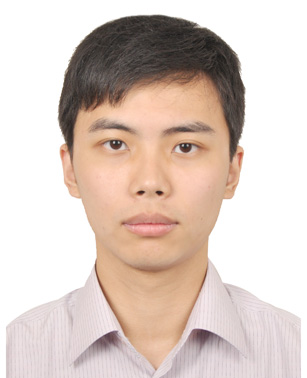
//> input picture app/images/photo.jpg, 307 x 378 px
$ ./Facedetect2.0 app/images/photo.jpg   (built with g++ and OpenCV 4)
//> lines starting //> are read from the running program, lines starting //| are printed output that depends on the picture; after the words box and inside, x2 and y2 are one past the last pixel; in counts of white or black regions, pixels touching at a corner belong together
/*
 * facedetect.cpp
 * Created on: 6 Sept. 2014
 * Author: ZHU Anji
 */
#include "opencv2/objdetect/objdetect.hpp"
#include "opencv2/highgui/highgui.hpp"
#include "opencv2/imgproc/imgproc.hpp"
#include "opencv2/video/tracking.hpp"

#include <cctype>
#include <iostream>
#include <iterator>
#include <stdio.h>
#include <ctype.h>

using namespace std;
using namespace cv;

static void help()
{
    cout << "\nThis program demonstrates the cascade recognizer. Now you can use Haar or LBP features.\n"
            "This classifier can recognize many kinds of rigid objects, once the appropriate classifier is trained.\n"
            "It's most known use is for faces.\n"
            "Usage:\n"
            "./facedetect [--cascade=<cascade_path> this is the primary trained classifier such as frontal face]\n"
               "   [--nested-cascade[=nested_cascade_path this an optional secondary classifier such as eyes]]\n"
               "   [--scale=<image scale greater or equal to 1, try 1.3 for example>]\n"
               "   [--try-flip]\n"
               "   [filename|camera_index]\n\n"
            "see facedetect.cmd for one call:\n"
            "./facedetect --cascade=\"../../data/haarcascades/haarcascade_frontalface_alt.xml\" --nested-cascade=\"../../data/haarcascades/haarcascade_eye.xml\" --scale=1.3\n\n"
            "During execution:\n\tHit any key to quit.\n"
            "\tUsing OpenCV version " << CV_VERSION << "\n" << endl;
}

void detectAndDraw( Mat& img, CascadeClassifier& cascade,
                    CascadeClassifier& nestedCascade,
                    double scale, bool tryflip, vector<Rect>& faces);
void monCamShiftAmoi( Rect& selection, Mat& image);

string cascadeName = "/home/user/user.old/Bureau/Infographie/OpenCV/opencv-2.4.9/data/haarcascades/haarcascade_frontalface_alt.xml";
string nestedCascadeName = "/home/user/user.old/Bureau/Infographie/OpenCV/opencv-2.4.9/data/haarcascades/haarcascade_eye_tree_eyeglasses.xml";

int main( int argc, const char** argv )
{
    CvCapture* capture = 0;
    Mat frame, frameCopy, image;
    const string scaleOpt = "--scale=";
    size_t scaleOptLen = scaleOpt.length();
    const string cascadeOpt = "--cascade=";
    size_t cascadeOptLen = cascadeOpt.length();
    const string nestedCascadeOpt = "--nested-cascade";
    size_t nestedCascadeOptLen = nestedCascadeOpt.length();
    const string tryFlipOpt = "--try-flip";
    size_t tryFlipOptLen = tryFlipOpt.length();
    string inputName;
    bool tryflip = false;
    vector<Rect> faces;

    help();

    CascadeClassifier cascade, nestedCascade;
    double scale = 1;

    for( int i = 1; i < argc; i++ )
    {
        cout << "Processing " << i << " " <<  argv[i] << endl;
        if( cascadeOpt.compare( 0, cascadeOptLen, argv[i], cascadeOptLen ) == 0 )
        {
            cascadeName.assign( argv[i] + cascadeOptLen );
            cout << "  from which we have cascadeName= " << cascadeName << endl;
        }
        else if( nestedCascadeOpt.compare( 0, nestedCascadeOptLen, argv[i], nestedCascadeOptLen ) == 0 )
        {
            if( argv[i][nestedCascadeOpt.length()] == '=' )
                nestedCascadeName.assign( argv[i] + nestedCascadeOpt.length() + 1 );
            if( !nestedCascade.load( nestedCascadeName ) )
                cerr << "WARNING: Could not load classifier cascade for nested objects" << endl;
        }
        else if( scaleOpt.compare( 0, scaleOptLen, argv[i], scaleOptLen ) == 0 )
        {
            if( !sscanf( argv[i] + scaleOpt.length(), "%lf", &scale ) || scale < 1 )
                scale = 1;
            cout << " from which we read scale = " << scale << endl;
        }
        else if( tryFlipOpt.compare( 0, tryFlipOptLen, argv[i], tryFlipOptLen ) == 0 )
        {
            tryflip = true;
            cout << " will try to flip image horizontally to detect assymetric objects\n";
        }
        else if( argv[i][0] == '-' )
        {
            cerr << "WARNING: Unknown option %s" << argv[i] << endl;
        }
        else
            inputName.assign( argv[i] );
    }

    if( !cascade.load( cascadeName ) )
    {
        cerr << "ERROR: Could not load classifier cascade" << endl;
        help();
        return -1;
    }

    if( inputName.empty() || (isdigit(inputName.c_str()[0]) && inputName.c_str()[1] == '\0') )
    {
        capture = cvCaptureFromCAM( inputName.empty() ? 0 : inputName.c_str()[0] - '0' );
        int c = inputName.empty() ? 0 : inputName.c_str()[0] - '0' ;
        if(!capture) cout << "Capture from CAM " <<  c << " didn't work" << endl;
    }
    else if( inputName.size() )
    {
        image = imread( inputName, 1 );
//> image is the input picture: 378 rows x 307 cols, CV_8UC3; mean B, G, R 194.6, 202.9, 218.8
        if( image.empty() )
        {
            capture = cvCaptureFromAVI( inputName.c_str() );
            if(!capture) cout << "Capture from AVI didn't work" << endl;
        }
    }
    else
    {
        image = imread( "lena.jpg", 1 );
        if(image.empty()) cout << "Couldn't read lena.jpg" << endl;
    }

    cvNamedWindow( "result", 1 );

    if( capture )
    {
        cout << "In capture ..." << endl;
        for(;;)
        {
            IplImage* iplImg = cvQueryFrame( capture );
            frame = iplImg;
            if( frame.empty() )
                break;
            if( iplImg->origin == IPL_ORIGIN_TL )
                frame.copyTo( frameCopy );
            else
                flip( frame, frameCopy, 0 );

            if( faces.empty() )
            {
            	cout << "faces empty" <<endl;
            	detectAndDraw( frameCopy, cascade, nestedCascade, scale, tryflip, faces);
            }
            else
            {
            	monCamShiftAmoi( faces[0], frameCopy);

            }
            imshow("result", frameCopy);

            if( waitKey( 10 ) >= 0 )
                goto _cleanup_;
        }

        waitKey(0);

_cleanup_:
        cvReleaseCapture( &capture );
    }
    else
    {
        cout << "In image read" << endl;
        if( !image.empty() )
        {
            detectAndDraw( image, cascade, nestedCascade, scale, tryflip, faces);
            waitKey(0);
        }
        else if( !inputName.empty() )
        {
            /* assume it is a text file containing the
            list of the image filenames to be processed - one per line */
            FILE* f = fopen( inputName.c_str(), "rt" );
            if( f )
            {
                char buf[1000+1];
                while( fgets( buf, 1000, f ) )
                {
                    int len = (int)strlen(buf), c;
                    while( len > 0 && isspace(buf[len-1]) )
                        len--;
                    buf[len] = '\0';
                    cout << "file " << buf << endl;
                    image = imread( buf, 1 );
                    if( !image.empty() )
                    {
                        detectAndDraw( image, cascade, nestedCascade, scale, tryflip, faces);
                        c = waitKey(0);
                        if( c == 27 || c == 'q' || c == 'Q' )
                            break;
                    }
                    else
                    {
                        cerr << "Aw snap, couldn't read image " << buf << endl;
                    }
                }
                fclose(f);
            }
        }
    }

    //cvDestroyWindow("result");

    return 0;
}

void detectAndDraw( Mat& img, CascadeClassifier& cascade,
                    CascadeClassifier& nestedCascade,
                    double scale, bool tryflip, vector<Rect>& faces)
{
//> called with scale = 1, tryflip = false
    int i = 0;
    double t = 0;
    vector<Rect> faces2;
    const static Scalar colors[] =  { CV_RGB(0,0,255),
        CV_RGB(0,128,255),
        CV_RGB(0,255,255),
        CV_RGB(0,255,0),
        CV_RGB(255,128,0),
        CV_RGB(255,255,0),
        CV_RGB(255,0,0),
        CV_RGB(255,0,255)} ;
    Mat gray, smallImg( cvRound (img.rows/scale), cvRound(img.cols/scale), CV_8UC1 );

    cvtColor( img, gray, CV_BGR2GRAY );
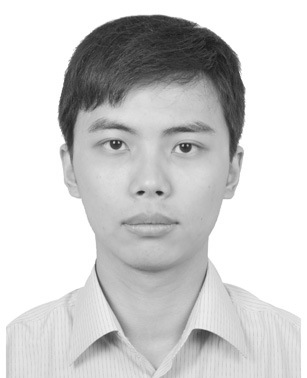
//> gray: 378 rows x 307 cols, CV_8UC1; min 24, max 255, mean 206.7
    resize( gray, smallImg, smallImg.size(), 0, 0, INTER_LINEAR );
    equalizeHist( smallImg, smallImg );
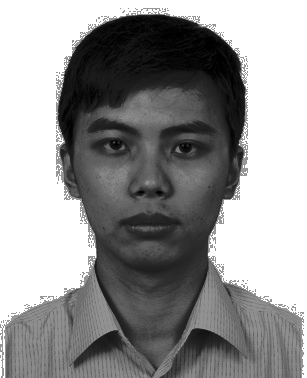
//> smallImg: 378 rows x 307 cols, CV_8UC1; min 0, max 255, mean 149

    t = (double)cvGetTickCount();
    cascade.detectMultiScale( smallImg, faces,
        1.1, 2, 0
        // |CV_HAAR_FIND_BIGGEST_OBJECT
        // |CV_HAAR_DO_ROUGH_SEARCH
        |CV_HAAR_SCALE_IMAGE
        ,
        Size(30, 30) );
//> faces = 1 Rect (x, y, width, height): [62, 76, 179, 179]
    if( tryflip )
    {
        flip(smallImg, smallImg, 1);
        cascade.detectMultiScale( smallImg, faces2,
                                 1.1, 2, 0
                                 // |CV_HAAR_FIND_BIGGEST_OBJECT
                                 // |CV_HAAR_DO_ROUGH_SEARCH
                                 |CV_HAAR_SCALE_IMAGE
                                 ,
                                 Size(30, 30) );
        for( vector<Rect>::const_iterator r = faces2.begin(); r != faces2.end(); r++ )
        {
            faces.push_back(Rect(smallImg.cols - r->x - r->width, r->y, r->width, r->height));
        }
    }
    t = (double)cvGetTickCount() - t;
    printf( "detection time = %g ms\n", t/((double)cvGetTickFrequency()*1000.) );
    for( vector<Rect>::const_iterator r = faces.begin(); r != faces.end(); r++, i++ )
    {
        Mat smallImgROI;
        vector<Rect> nestedObjects;
        Point center;
        Scalar color = colors[i%8];
        int radius;

        double aspect_ratio = (double)r->width/r->height;
        if( 0.75 < aspect_ratio && aspect_ratio < 1.3 )
        {
            center.x = cvRound((r->x + r->width*0.5)*scale);
            center.y = cvRound((r->y + r->height*0.5)*scale);
            radius = cvRound((r->width + r->height)*0.25*scale);
            circle( img, center, radius, color, 3, 8, 0 );
        }
        else
            rectangle( img, cvPoint(cvRound(r->x*scale), cvRound(r->y*scale)),
                       cvPoint(cvRound((r->x + r->width-1)*scale), cvRound((r->y + r->height-1)*scale)),
                       color, 3, 8, 0);
        if( nestedCascade.empty() )
            continue;
        smallImgROI = smallImg(*r);
        nestedCascade.detectMultiScale( smallImgROI, nestedObjects,
            1.1, 2, 0
            // |CV_HAAR_FIND_BIGGEST_OBJECT
            // |CV_HAAR_DO_ROUGH_SEARCH
            // |CV_HAAR_DO_CANNY_PRUNING
            |CV_HAAR_SCALE_IMAGE
            ,
            Size(30, 30) );
        for( vector<Rect>::const_iterator nr = nestedObjects.begin(); nr != nestedObjects.end(); nr++ )
        {
            center.x = cvRound((r->x + nr->x + nr->width*0.5)*scale);
            center.y = cvRound((r->y + nr->y + nr->height*0.5)*scale);
            radius = cvRound((nr->width + nr->height)*0.25*scale);
            circle( img, center, radius, color, 3, 8, 0 );
        }
    }
//> this loop made 1 pass
//> (aspect_ratio, radius) on pass 1: (1, 90)
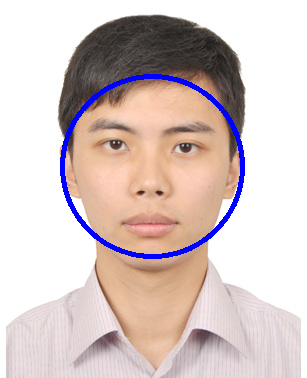
//> img: 378 rows x 307 cols, CV_8UC3; 2.45% of pixels changed, all inside (x1, y1, x2, y2) = (60, 74, 245, 259)
//> after the loop, i = 1
//> in main, `detectAndDraw( image, cascade, nestedCascade, scale, tryflip, faces);`: faces = 1 Rect (x, y, width, height): [62, 76, 179, 179]
    cv::imshow( "result", img );
}

// [174 lines left out: function monCamShiftAmoi, not called in this run]
